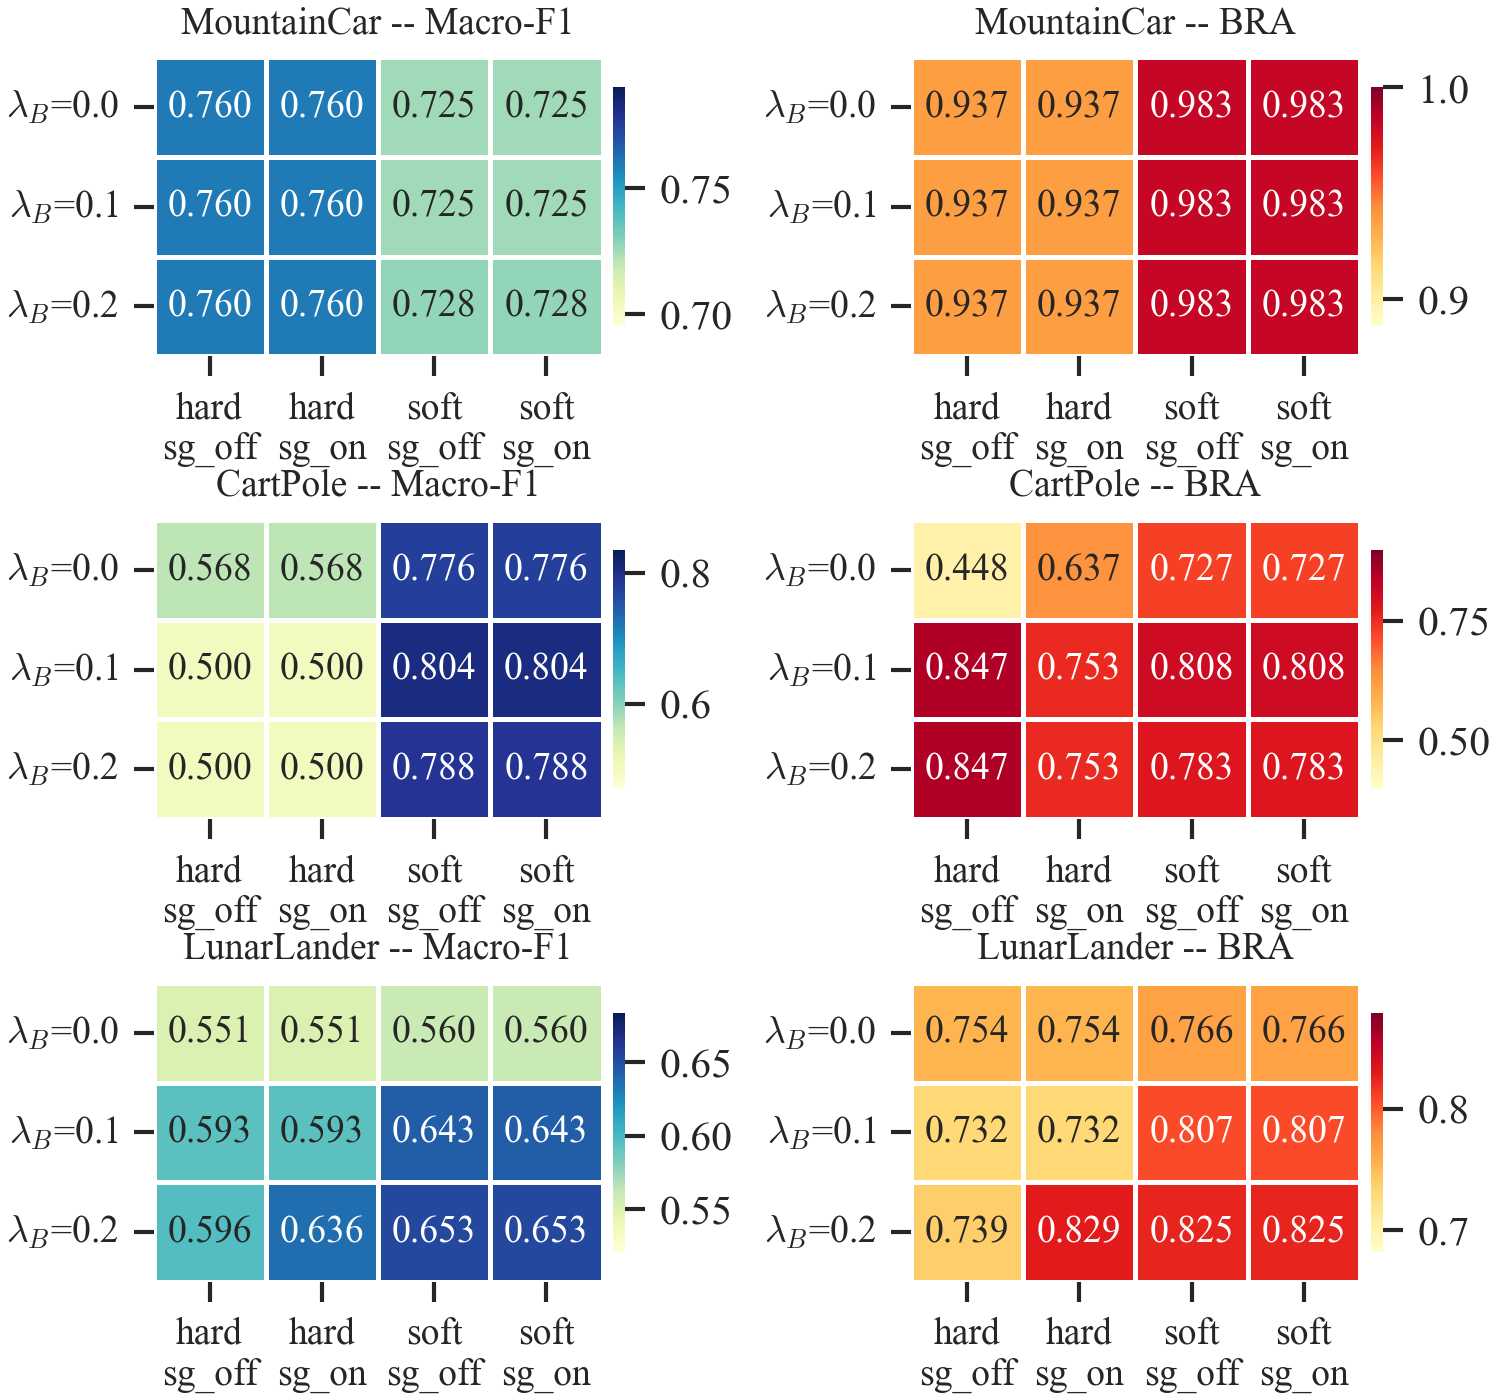

Source code (Python):
#!/usr/bin/env python
"""SoftSupport Consensus (SSC) ablation heatmap.

Shows Macro-F1 and BRA across lambda_B x support_mode configurations,
one row per environment.
"""
import sys, os
sys.path.insert(0, os.path.dirname(os.path.dirname(os.path.abspath(__file__))))

import numpy as np
from figures._style import apply_style, savefig, load_json, ENVS, ENV_TAGS, ENV_SHORT, COL2
from pathlib import Path
import matplotlib.pyplot as plt
import seaborn as sns

ROOT = Path(__file__).resolve().parent.parent
RESULTS = ROOT / "experiments" / "results"


def main():
    apply_style()

    v2_dir = RESULTS / "soft_support_merge" / "raw"
    envs_found, all_data = [], {}
    for env in ENVS:
        tag = ENV_TAGS[env]
        path = v2_dir / f"{tag}_soft_support_results.json"
        if path.exists():
            all_data[env] = load_json(path)
            envs_found.append(env)

    if not envs_found:
        print("  SKIP: no SSC appendix results found")
        return

    lambda_bs = [0.0, 0.1, 0.2]
    configs = [("hard", False), ("hard", True), ("soft", False), ("soft", True)]
    config_labels = ["hard\nsg_off", "hard\nsg_on", "soft\nsg_off", "soft\nsg_on"]
    row_labels = [f"$\\lambda_B$={lb}" for lb in lambda_bs]

    n_envs = len(envs_found)
    fig, axes = plt.subplots(n_envs, 2, figsize=(COL2 * 0.78, 1.6 * n_envs + 0.5),
                              squeeze=False)

    for row, env in enumerate(envs_found):
        d = all_data[env]
        sweep = d.get("v2_sweep", {})
        if not sweep:
            print(f"  SKIP: missing canonical v2_sweep block for {env}")
            continue

        f1_mat = np.full((len(lambda_bs), len(configs)), np.nan)
        bra_mat = np.full((len(lambda_bs), len(configs)), np.nan)

        for ri, lb in enumerate(lambda_bs):
            for ci, (sm, sg) in enumerate(configs):
                sg_str = "sgon" if sg else "sgoff"
                key = f"lB{lb:.1f}_sm{sm}_{sg_str}"
                entry = sweep.get(key)
                if entry is not None:
                    runs = entry.get("per_run", entry.get("runs", []))
                    if runs and isinstance(runs, list):
                        f1_mat[ri, ci] = np.mean([r.get("f1", np.nan) for r in runs])
                    bra_val = entry.get("stability", {}).get("BRA")
                    if bra_val is not None:
                        bra_mat[ri, ci] = bra_val

        ax_f1, ax_bra = axes[row, 0], axes[row, 1]

        valid_f1 = f1_mat[~np.isnan(f1_mat)]
        if len(valid_f1) > 0:
            sns.heatmap(f1_mat, ax=ax_f1, annot=True, fmt=".3f",
                        cmap="YlGnBu", linewidths=0.8, linecolor="white",
                        xticklabels=config_labels, yticklabels=row_labels,
                        vmin=max(0.35, valid_f1.min() - 0.03),
                        vmax=min(1.0, valid_f1.max() + 0.03),
                        cbar_kws={"shrink": 0.8, "pad": 0.02},
                        annot_kws={"size": 9})
        ax_f1.set_title(f"{ENV_SHORT[env]} -- Macro-F1", fontsize=9)
        ax_f1.tick_params(axis="both", labelsize=9)

        valid_bra = bra_mat[~np.isnan(bra_mat)]
        if len(valid_bra) > 0:
            sns.heatmap(bra_mat, ax=ax_bra, annot=True, fmt=".3f",
                        cmap="YlOrRd", linewidths=0.8, linecolor="white",
                        xticklabels=config_labels, yticklabels=row_labels,
                        vmin=max(0.0, valid_bra.min() - 0.05),
                        vmax=min(1.0, valid_bra.max() + 0.05),
                        cbar_kws={"shrink": 0.8, "pad": 0.02},
                        annot_kws={"size": 9})
        ax_bra.set_title(f"{ENV_SHORT[env]} -- BRA", fontsize=9)
        ax_bra.tick_params(axis="both", labelsize=9)

    fig.subplots_adjust(hspace=0.55, wspace=0.4)
    savefig(fig, "fig_soft_support_ablation")


if __name__ == "__main__":
    main()
